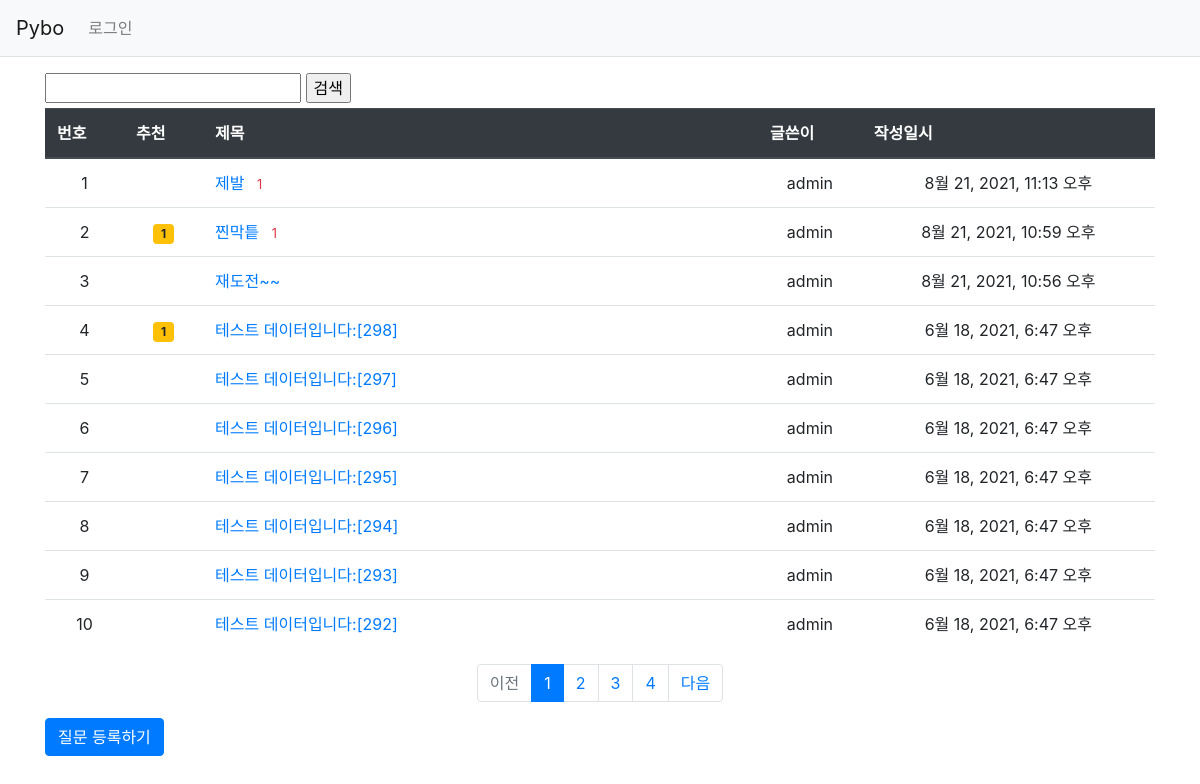
The page / on the database its author committed.
### pybo/models.py (models this page shows, shortened)
class Question(models.Model):
    author = models.ForeignKey(User, on_delete=models.CASCADE, related_name='author_question')
    subject = models.CharField(max_length = 200)
    modify_date = models.DateTimeField(null=True, blank=True)
    content = models.TextField()
    create_date = models.DateTimeField()
    voter = models.ManyToManyField(User, related_name='voter_question')
    image = models.ImageField(blank=True, upload_to='Question_media')

### pybo/views/base_views.py (the view)
# urls.py: path('', base_views.index, name='index'),
def index(request):
    page = request.GET.get('page', '1')
    query = request.GET.get('query', '')
    question_list = Question.objects.filter(subject__contains=query).order_by('-create_date')
    paginator = Paginator(question_list, 10)
    page_obj = paginator.get_page(page)
    context = {'question_list': page_obj}
    return render(request, 'pybo/question_list.html', context)

### templates/pybo/question_list.html (shortened to what this page needs)
{% extends 'base.html' %}
{% block content %}
<div class="container my-3">
    <div style="margin-bottom: 5px;">
        <input type="text" id="search_text">
        <input type="button" id="search_btn" onclick="search(this);" value="검색">
    </div>
    <table class="table">
        <thead>
        <tr class="thead-dark">
            <th>번호</th>
            <th>추천</th>
            <th style="width:50%">제목</th>
            <th>글쓴이</th>
            <th>작성일시</th>
        </tr>
        </thead>
        <tbody>
        {% if question_list %}
        {% for question in question_list %}
        <tr class="text-center">
            <td>{{forloop.counter}}</td>
            <td>
                {% if question.voter.all.count > 0 %}
                <span class="badge badge-warning px-2 py-1">
                    {{ question.voter.all.count }}
                </span>
                {% endif %}
            </td>
            <td class="text-left">
                <a href="{% url 'pybo:detail' question.id %}">
                    {{question.subject}}
                    {% if question.answer_set.count > 0 %}
                    <span class="text-danger small ml-2">
                        {{ question.answer_set.count }}
                    </span>
                    {% endif %}
                </a>
            </td>
            <td>{{question.author.username}}</td>
            <td>{{question.create_date}}</td>
        </tr>
        {% endfor %}
        {% else %}
        <tr>
            <td colspan="3">질문이 없습니다.</td>
        </tr>
        {% endif %}
        </tbody>
    </table>
    <ul class="pagination justify-content-center">
        {% if question_list.has_previous %}
        <li class="page-item">
            <a class="page-link" href="?page={{question_list.previous_page_number}}">이전</a>
        </li>
        {% else %}
        <li class="page-item disabled">
            <a class="page-link" tabindex="-1" aria-disabled="true" href="#">이전</a>
        </li>
        {% endif %}
        {% for page_number in question_list.paginator.page_range %}
        {% if page_number >= question_list.number|add:-3 and page_number <= question_list.number|add:3 %}
            {% if page_number == question_list.number %}
            <li class="page-item active" aria-current="page">
                <a class="page-link" href="?page={{ page_number }}">
                    {{ page_number }}
                </a>
            </li>
            {% else %}
            <li class="page-item">
                <a class="page-link" href="?page={{page_number}}">
                    {{ page_number }}
                </a>
            </li>
            {% endif %}
        {% endif %}
        {% endfor %}
        {% if question_list.has_next %}
        <li class="page-item">
            <a class="page-link" href="?page={{ question_list.next_page_number }}">다음</a>
        </li>
        {% else %}
        <li class="page-item disabled">
            <a class="page-link" tabindex="-1" aria-disabled="true" href="#">다음</a>
        </li>
        {% endif %}
    </ul>
    <a href="{% url 'pybo:question_create' %}" class="btn btn-primary">질문 등록하기</a>
</div>
{% endblock %}

### rows shown on the page
Question: subject "제발", answer_set.count "1", author.username "admin", create_date "8월 21, 2021, 11:13 오후"
Question: voter.all.count "1", subject "찐막틑", answer_set.count "1", author.username "admin", create_date "8월 21, 2021, 10:59 오후"
Question: subject "재도전~~", author.username "admin", create_date "8월 21, 2021, 10:56 오후"
Question: voter.all.count "1", subject "테스트 데이터입니다:[298]", author.username "admin", create_date "6월 18, 2021, 6:47 오후"
Question: subject "테스트 데이터입니다:[297]", author.username "admin", create_date "6월 18, 2021, 6:47 오후"
Question: subject "테스트 데이터입니다:[296]", author.username "admin", create_date "6월 18, 2021, 6:47 오후"
Question: subject "테스트 데이터입니다:[295]", author.username "admin", create_date "6월 18, 2021, 6:47 오후"
Question: subject "테스트 데이터입니다:[294]", author.username "admin", create_date "6월 18, 2021, 6:47 오후"
Question: subject "테스트 데이터입니다:[293]", author.username "admin", create_date "6월 18, 2021, 6:47 오후"
Question: subject "테스트 데이터입니다:[292]", author.username "admin", create_date "6월 18, 2021, 6:47 오후"

### other values the page prints
{{ page_number }} "1"
{{ page_number }} "2" "3" "4"
